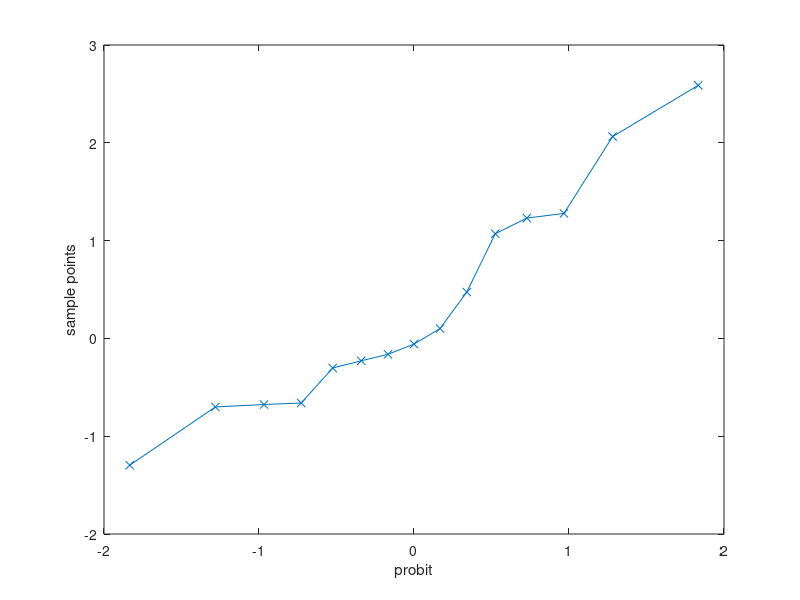

Reproduce this figure in MATLAB. (Note: this script raises an error after producing the figure.)
sample = normrnd(0,1,15,1);
%sample = normrnd(0,1,50,1);
%sample = normrnd(0,1,100,1);
%sample = normrnd(0,1,1000,1);

qqplot(sample)
figure
histogram(sample)

%a) The points on the QQ plot do appear to fall roughly on a straight line
%but it's not completely clear without the aid of a fitted line. The tails
%are not consistently linear, though. The histogram doesn't appear to be
%consistently symmetric or bell shaped but it is usually unimodal. This is
%likely because our sample size is too small and not representative of the
%distribution.

%b) 50 samples: It's more clear that the QQ plot is linear but the tails
%are still ambiguous. The histogram is much more consistently symmetric but
%still occasionally has skewedness and isn't perfectly bell shaped. It is
%unimodal.
% 100 samples: The QQ plot is consistently linear, the tails are more
% clearly linear than previously. The histogram is consistently symmetric
% and convincingly bell shaped and unimodal.
% 1000 samples: The QQ plot is obviously linear. The histogram is
% consistently bell shaped, symmetric, and unimodal.

%c) I would estimate that the critical sample size is somewhere around 100
%samples.